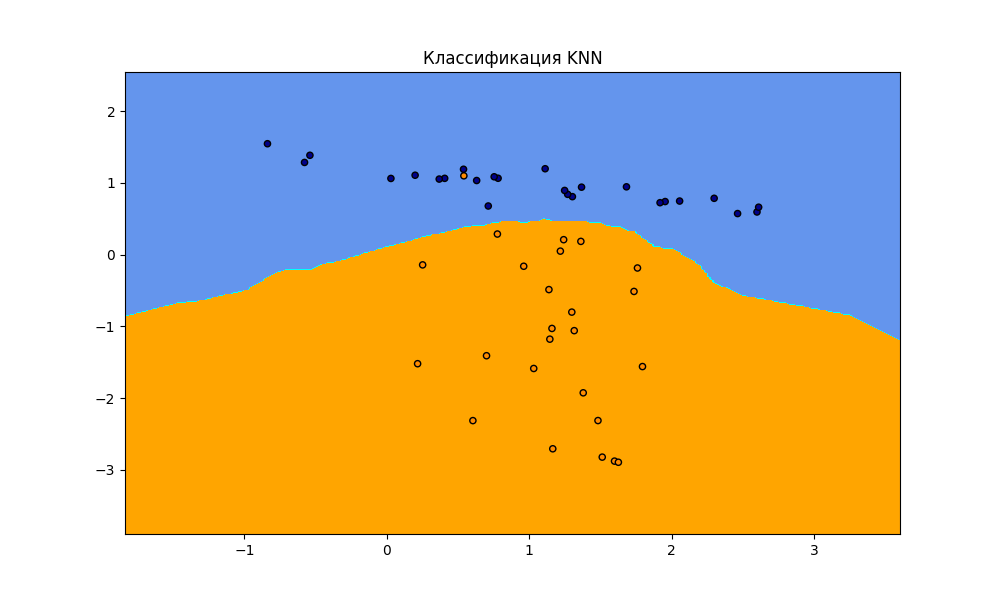

Python code for this plot:
import numpy as np
from matplotlib import pyplot as plt
from sklearn.datasets import make_classification
from matplotlib.colors import ListedColormap
from sklearn.metrics import accuracy_score


def euclidean_distance(x1, x2):
    return np.sqrt(np.sum((x1 - x2) ** 2))


class KNN:

    def __init__(self, n_neighbors=3):
        """

        :param n_neighbors: - число соседей
        """
        self.X_train = None
        self.y_train = None
        self.n_neighbors = n_neighbors

    def fit(self, X, y):
        """
        Заролняет поля X_train и y_train.
        :param X: - входные данные
        :param y: - входные данные
        :return:
        """
        self.X_train = X
        self.y_train = y

        return self

    def predict(self, X):
        """
        Для каждой точки из тестовой выборки вызывает функцию 'predict_for_point'.
        :param X: - Набор данных
        :return:
        """

        return np.array([self.predict_for_point(x) for x in X])

    def predict_for_point(self, x):
        """
        Вычисляет расстояния между x и всеми точками в обучающем наборе,
        сортирует по расстоянию и находит индекси первых k соседей.
        Извлекает метки k ближайших соседей и возращает
        наиболее распространенную метку класса.
        :param x: - точка относительно которой вычисляем
        :return:
        """

        distances = [euclidean_distance(x, x_train) for x_train in self.X_train]
        k_indexes = np.argsort(distances)[:self.n_neighbors]
        labels = self.y_train[k_indexes]
        labels_count = np.bincount(labels)

        return np.argmax(labels_count)


def main():
    X, y = make_classification(n_samples=50, n_features=2, n_informative=2, n_redundant=0,
                               n_clusters_per_class=1, random_state=42)
    model = KNN(5)
    model.fit(X, y)
    y_prediction = model.predict(X)
    accuracy = accuracy_score(y, y_prediction)
    print(f'Accuracy: {accuracy * 100}%')

    h = .02
    cmap_light = ListedColormap(['orange', 'cyan', 'cornflowerblue'])
    cmap_bold = ListedColormap(['darkorange', 'c', 'darkblue'])

    # Границы построены между классами
    x_min, x_max = X[:, 0].min() - 1, X[:, 0].max() + 1
    y_min, y_max = X[:, 1].min() - 1, X[:, 1].max() + 1
    x_points, y_ponts = np.meshgrid(np.arange(x_min, x_max, h),
                                    np.arange(y_min, y_max, h))
    predicted_data = model.predict(np.c_[x_points.ravel(), y_ponts.ravel()])
    predicted_data = predicted_data.reshape(x_points.shape)

    plt.figure(figsize=(10, 6))
    plt.contourf(x_points, y_ponts, predicted_data, cmap=cmap_light)
    plt.scatter(X[:, 0], X[:, 1], c=y, cmap=cmap_bold, edgecolor='k', s=20)
    plt.xlim(x_points.min(), x_points.max())
    plt.ylim(y_ponts.min(), y_ponts.max())
    plt.title("Классификация KNN")
    plt.savefig('KNN.png')
    plt.show()


if __name__ == '__main__':
    main()
